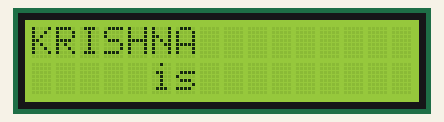
A sketch run on a simulated Arduino Uno, built with avr-gcc and run on an emulated ATmega328P. Shown: 16×2 character LCD.

Above: at 0.1 s.
At 2.1 s:
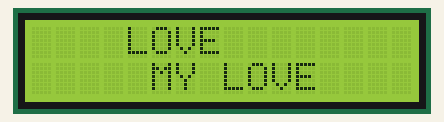

The sketch:

liquidCrystalDisplay.ino
```cpp
#include <LiquidCrystal.h>
LiquidCrystal lcd(2,3,4,5,6,7);
void setup() {
  // put your setup code here, to run once:
lcd.begin(16,2);
lcd.setCursor(0,0);
lcd.print("KRISHNA");
lcd.setCursor(5,1);
lcd.print("is");
delay(2000);
lcd.clear();
lcd.setCursor(4,0);
lcd.print("LOVE");
lcd.setCursor(5,1);
lcd.print("MY LOVE");
}

void loop() {
  // put your main code here, to run repeatedly:

}
```
